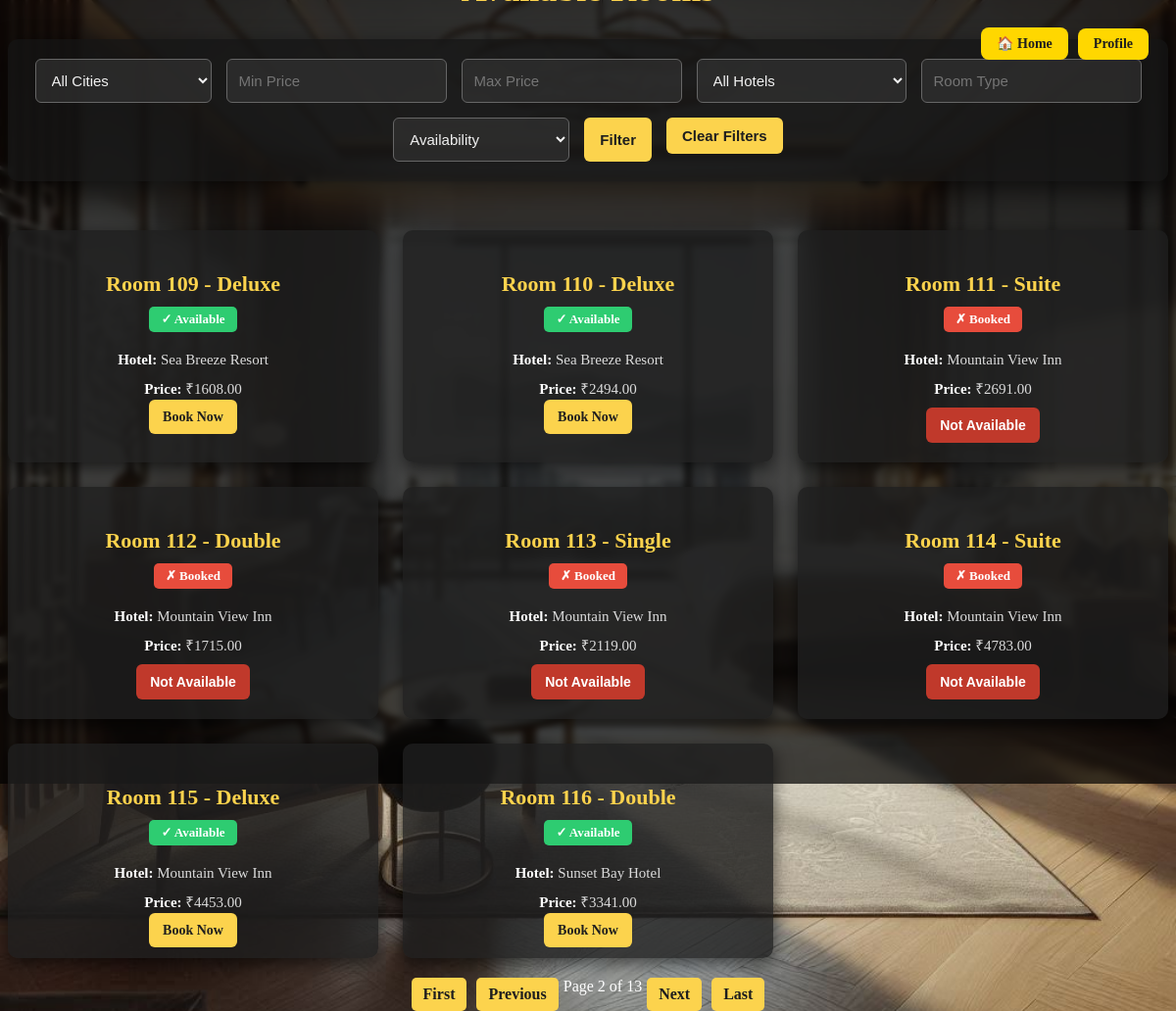
The app's page /rooms/?page=2 with its own data.
### booking/models.py (models this page shows, shortened)
class Room(models.Model):
    hotel = models.ForeignKey(Hotel, on_delete=models.CASCADE, related_name='rooms')
    room_number = models.CharField(max_length=10)
    room_type = models.CharField(max_length=50)
    price = models.DecimalField(max_digits=7, decimal_places=2)
    available = models.BooleanField(default=True)

class Hotel(models.Model):
    name = models.CharField(max_length=100)
    location = models.CharField(max_length=100)
    description = models.TextField()

### booking/views.py (the view)
# urls.py: path('rooms/', views.room_list, name='room_list'),
def room_list(request):
    rooms = Room.objects.select_related('hotel').all()
    hotels = Hotel.objects.all()
    hotel_id = request.GET.get('hotel')
    room_type = request.GET.get('type')
    available = request.GET.get('available')
    city = request.GET.get('city')
    min_price = request.GET.get('min_price')
    max_price = request.GET.get('max_price')
    if hotel_id and hotel_id != "All Hotels":
        rooms = rooms.filter(hotel_id=hotel_id)
    if room_type and room_type != "Room Type":
        rooms = rooms.filter(room_type__icontains=room_type)
    if available == 'true':
        rooms = rooms.filter(available=True)
    elif available == 'false':
        rooms = rooms.filter(available=False)
    if city and city != "All Cities":
        rooms = rooms.filter(hotel__location__icontains=city)
    if min_price:
        try:
            rooms = rooms.filter(price__gte=int(min_price))
        except ValueError:
            pass
    if max_price:
        try:
            rooms = rooms.filter(price__lte=int(max_price))
        except ValueError:
            pass
    cities = hotels.values_list('location', flat=True).distinct()
    paginator = Paginator(rooms, 8)
    page = request.GET.get('page')
    rooms = paginator.get_page(page)
    return render(request, 'booking/room_list.html', {
        'rooms': rooms,
        'hotels': hotels,
        'cities': cities,
    })

### booking/templates/booking/room_list.html (shortened to what this page needs)
{% load static %}
<!DOCTYPE html>
<html lang="en">
<head>
</head>
<body>
  <div class="nav-buttons">
  <a href="{% url 'home' %}" class="home-btn">🏠 Home</a>
  <a href="{% url 'profile' %}">Profile</a>
</div>
  <h1>Available Rooms</h1>
  <form method="get" class="filter-form">
      <select name="city">
          <option value="">All Cities</option>
      </select>
      <input type="number" name="min_price" placeholder="Min Price" value="{{ request.GET.min_price }}">
      <input type="number" name="max_price" placeholder="Max Price" value="{{ request.GET.max_price }}">
      <select name="hotel">
          <option value="">All Hotels</option>
      </select>
      <input type="text" name="type" placeholder="Room Type" value="{{ request.GET.type }}" id="search-box">
      <select name="available">
          <option value="">Availability</option>
      </select>
      <button type="submit">Filter</button>
      <a href="{% url 'room_list' %}" style="text-decoration: none;">
          <button type="button" class="clear-btn">Clear Filters</button>
      </a>
  </form>
  <div class="room-list" id="room-list">
      {% for room in rooms %}
          <div class="room-card">
              <h3>Room {{ room.room_number }} - {{ room.room_type }}</h3>
              <span class="status-badge {% if room.available %}badge-available{% else %}badge-booked{% endif %}">
                  {% if room.available %}✓ Available{% else %}✗ Booked{% endif %}
              </span>
              <p><strong>Hotel:</strong> {{ room.hotel.name }}</p>
              <p><strong>Price:</strong> ₹{{ room.price }}</p>
              {% if room.available %}
                  <a href="{% url 'book_room' room.id %}" class="book-btn">Book Now</a>
              {% else %}
                  <button class="book-btn" disabled>Not Available</button>
              {% endif %}
          </div>
      {% empty %}
          <p style="text-align:center; color: #aaa;">No rooms found matching the filters.</p>
      {% endfor %}
  </div>
  <div class="pagination">
      {% if rooms.has_previous %}
          <a href="?page=1">First</a>
          <a href="?page={{ rooms.previous_page_number }}">Previous</a>
      {% endif %}
      <span>Page {{ rooms.number }} of {{ rooms.paginator.num_pages }}</span>
      {% if rooms.has_next %}
          <a href="?page={{ rooms.next_page_number }}">Next</a>
          <a href="?page={{ rooms.paginator.num_pages }}">Last</a>
      {% endif %}
  </div>
</body>
</html>

### records on screen
Room: room_number "109", room_type "Deluxe", available "✓ Available", hotel.name "Sea Breeze Resort", price "1608.00"
Room: room_number "110", room_type "Deluxe", available "✓ Available", hotel.name "Sea Breeze Resort", price "2494.00"
Room: room_number "111", room_type "Suite", available "✗ Booked", hotel.name "Mountain View Inn", price "2691.00"
Room: room_number "112", room_type "Double", available "✗ Booked", hotel.name "Mountain View Inn", price "1715.00"
Room: room_number "113", room_type "Single", available "✗ Booked", hotel.name "Mountain View Inn", price "2119.00"
Room: room_number "114", room_type "Suite", available "✗ Booked", hotel.name "Mountain View Inn", price "4783.00"
Room: room_number "115", room_type "Deluxe", available "✓ Available", hotel.name "Mountain View Inn", price "4453.00"
Room: room_number "116", room_type "Double", available "✓ Available", hotel.name "Sunset Bay Hotel", price "3341.00"

### other values on screen
{{ rooms.number }} "2"
{{ rooms.paginator.num_pages }} "13"
